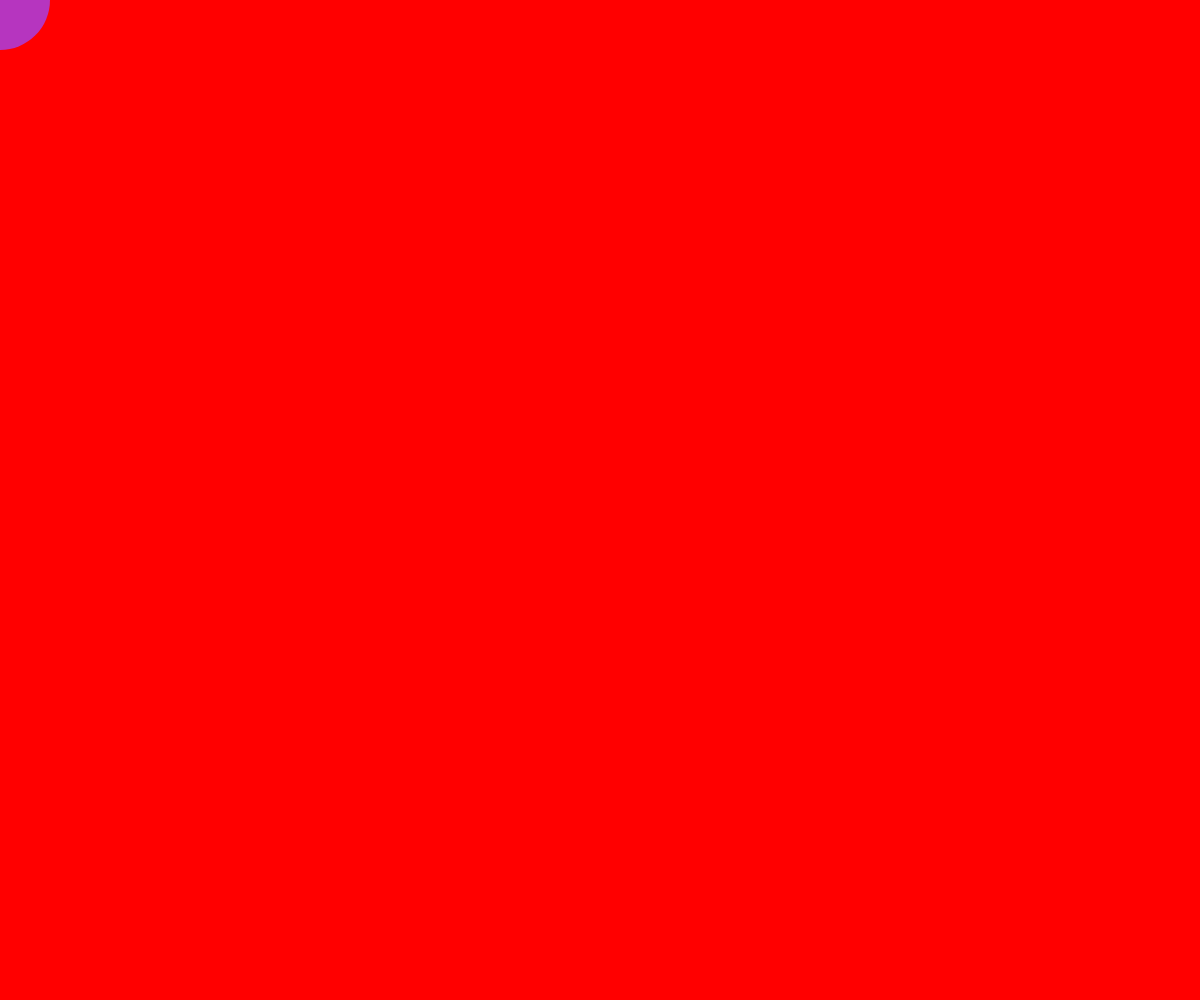
Frame 1 (no input)
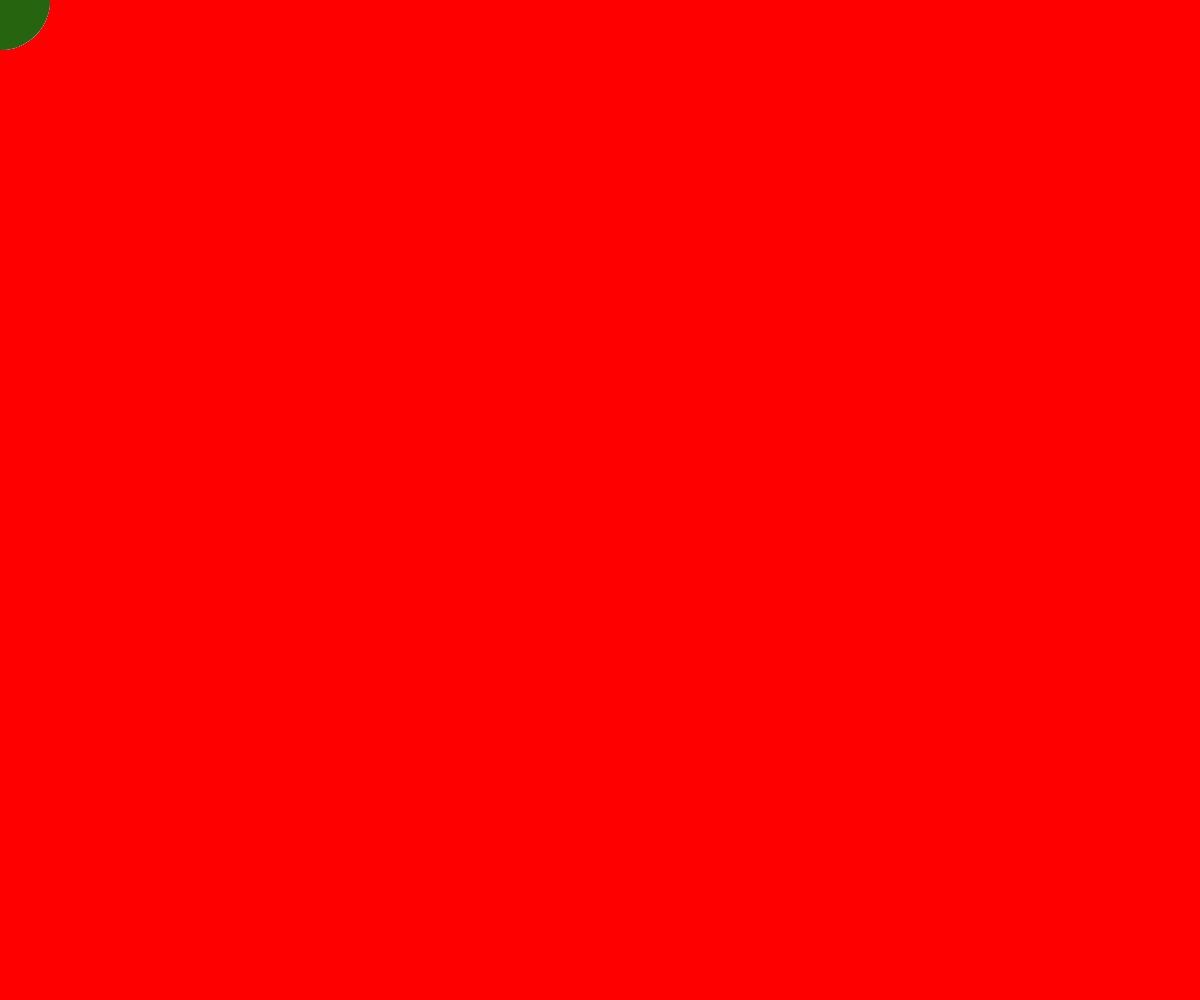
Frame 60 (no input)
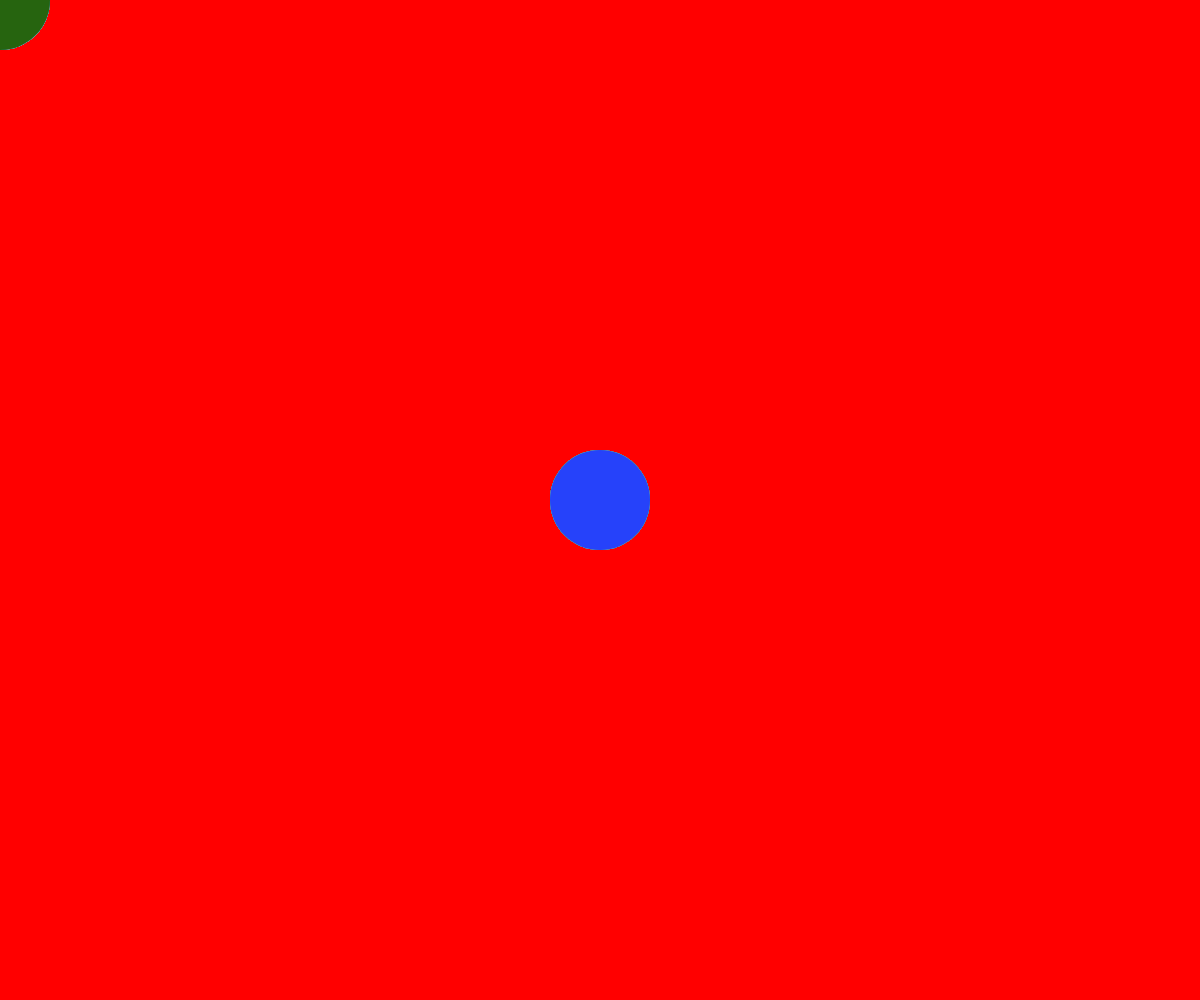
Frame 120 (the mouse pressed at the canvas centre since frame 60)

The p5.js sketch that drew these frames (run headless with seeded random() and noise() and a simulated clock; from frame 60 on, the mouse is pressed at the canvas centre):

// p5.js sketch
// ── sketch.js
var ellipseWidth = 100;


function setup() {
  createCanvas(windowWidth, windowHeight);
  background(255, 0, 0);
}

function draw() {
  
  noStroke();
  fill(random(255), random(255), random(255));
  ellipse(mouseX, mouseY, ellipseWidth, ellipseWidth);
  
}
